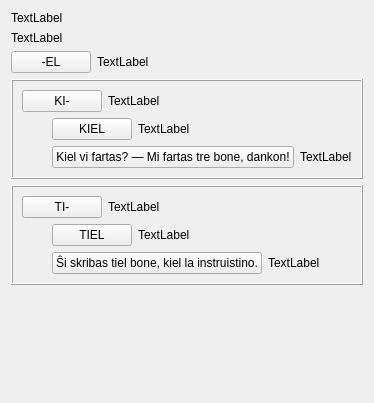
     <widget class="QWidget" name="tab">
      <attribute name="icon">
       <iconset resource="ikonoj.qrc">
        <normaloff>:/ikonoj/leciono.png</normaloff>:/ikonoj/leciono.png</iconset>
      </attribute>
      <attribute name="title">
       <string>1</string>
      </attribute>
      <layout class="QVBoxLayout" name="verticalLayout_8">
       <item>
        <widget class="titolo" name="Lec06_Label6">
         <property name="text">
          <string>TextLabel</string>
         </property>
        </widget>
       </item>
       <item>
        <widget class="QLabel" name="Lec06_Label1">
         <property name="text">
          <string>TextLabel</string>
         </property>
         <property name="wordWrap">
          <bool>true</bool>
         </property>
        </widget>
       </item>
       <item>
        <layout class="QHBoxLayout" name="horizontalLayout_23">
         <item>
          <widget class="neklakebla" name="pushButton">
           <property name="sizePolicy">
            <sizepolicy hsizetype="Maximum" vsizetype="Fixed">
             <horstretch>0</horstretch>
             <verstretch>0</verstretch>
            </sizepolicy>
           </property>
           <property name="text">
            <string>-EL</string>
           </property>
           <property name="tipo" stdset="0">
            <string>akuzativa</string>
           </property>
          </widget>
         </item>
         <item>
          <widget class="QLabel" name="Lec06_Label2">
           <property name="text">
            <string>TextLabel</string>
           </property>
           <property name="wordWrap">
            <bool>true</bool>
           </property>
          </widget>
         </item>
        </layout>
       </item>
       <item>
        <widget class="QFrame" name="frame">
         <property name="frameShape">
          <enum>QFrame::Box</enum>
         </property>
         <property name="frameShadow">
          <enum>QFrame::Raised</enum>
         </property>
         <layout class="QVBoxLayout" name="verticalLayout_11">
          <property name="spacing">
           <number>6</number>
          </property>
          <property name="margin">
           <number>9</number>
          </property>
          <item>
           <layout class="QHBoxLayout" name="horizontalLayout_22">
            <item>
             <widget class="neklakebla" name="pushButton_2">
              <property name="sizePolicy">
               <sizepolicy hsizetype="Maximum" vsizetype="Fixed">
                <horstretch>0</horstretch>
                <verstretch>0</verstretch>
               </sizepolicy>
              </property>
              <property name="text">
               <string>KI-</string>
              </property>
              <property name="tipo" stdset="0">
               <string>akuzativa</string>
              </property>
             </widget>
            </item>
            <item>
             <widget class="QLabel" name="Lec06_Label9">
              <property name="text">
               <string>TextLabel</string>
              </property>
              <property name="wordWrap">
               <bool>true</bool>
              </property>
             </widget>
            </item>
           </layout>
          </item>
          <item>
           <layout class="QHBoxLayout" name="horizontalLayout_26">
            <item>
             <spacer name="horizontalSpacer">
              <property name="orientation">
               <enum>Qt::Horizontal</enum>
              </property>
              <property name="sizeType">
               <enum>QSizePolicy::Fixed</enum>
              </property>
              <property name="sizeHint" stdset="0">
               <size>
                <width>30</width>
                <height>20</height>
               </size>
              </property>
             </spacer>
            </item>
            <item>
             <layout class="QVBoxLayout" name="verticalLayout_10">
              <item>
               <layout class="QHBoxLayout" name="horizontalLayout_24">
                <item>
                 <widget class="klakbutono" name="Lec06_Button1">
                  <property name="sizePolicy">
                   <sizepolicy hsizetype="Maximum" vsizetype="Fixed">
                    <horstretch>0</horstretch>
                    <verstretch>0</verstretch>
                   </sizepolicy>
                  </property>
                  <property name="text">
                   <string>KIEL</string>
                  </property>
                 </widget>
                </item>
                <item>
                 <widget class="QLabel" name="Lec06_Label11">
                  <property name="text">
                   <string>TextLabel</string>
                  </property>
                  <property name="wordWrap">
                   <bool>true</bool>
                  </property>
                 </widget>
                </item>
               </layout>
              </item>
              <item>
               <layout class="QHBoxLayout" name="horizontalLayout_25">
                <item>
                 <widget class="klakbutono" name="Lec06_Button2">
                  <property name="sizePolicy">
                   <sizepolicy hsizetype="Maximum" vsizetype="Fixed">
                    <horstretch>0</horstretch>
                    <verstretch>0</verstretch>
                   </sizepolicy>
                  </property>
                  <property name="text">
                   <string>Kiel vi fartas? — Mi fartas tre bone, dankon!</string>
                  </property>
                 </widget>
                </item>
                <item>
                 <widget class="QLabel" name="Lec06_Label12">
                  <property name="text">
                   <string>TextLabel</string>
                  </property>
                  <property name="wordWrap">
                   <bool>true</bool>
                  </property>
                 </widget>
                </item>
               </layout>
              </item>
             </layout>
            </item>
           </layout>
          </item>
         </layout>
        </widget>
       </item>
       <item>
        <widget class="QFrame" name="frame_2">
         <property name="frameShape">
          <enum>QFrame::Box</enum>
         </property>
         <property name="frameShadow">
          <enum>QFrame::Raised</enum>
         </property>
         <layout class="QVBoxLayout" name="verticalLayout_12">
          <property name="spacing">
           <number>6</number>
          </property>
          <property name="margin">
           <number>9</number>
          </property>
          <item>
           <layout class="QHBoxLayout" name="horizontalLayout_27">
            <item>
             <widget class="neklakebla" name="pushButton_5">
              <property name="sizePolicy">
               <sizepolicy hsizetype="Maximum" vsizetype="Fixed">
                <horstretch>0</horstretch>
                <verstretch>0</verstretch>
               </sizepolicy>
              </property>
              <property name="text">
               <string>TI-</string>
              </property>
              <property name="tipo" stdset="0">
               <string>akuzativa</string>
              </property>
             </widget>
            </item>
            <item>
             <widget class="QLabel" name="Lec06_Label13">
              <property name="text">
               <string>TextLabel</string>
              </property>
              <property name="wordWrap">
               <bool>true</bool>
              </property>
             </widget>
            </item>
           </layout>
          </item>
          <item>
           <layout class="QHBoxLayout" name="horizontalLayout_28">
            <item>
             <spacer name="horizontalSpacer_2">
              <property name="orientation">
               <enum>Qt::Horizontal</enum>
              </property>
              <property name="sizeType">
               <enum>QSizePolicy::Fixed</enum>
              </property>
              <property name="sizeHint" stdset="0">
               <size>
                <width>30</width>
                <height>20</height>
               </size>
              </property>
             </spacer>
            </item>
            <item>
             <layout class="QVBoxLayout" name="verticalLayout_13">
              <item>
               <layout class="QHBoxLayout" name="horizontalLayout_29">
                <item>
                 <widget class="klakbutono" name="Lec06_Button3">
                  <property name="sizePolicy">
                   <sizepolicy hsizetype="Maximum" vsizetype="Fixed">
                    <horstretch>0</horstretch>
                    <verstretch>0</verstretch>
                   </sizepolicy>
                  </property>
                  <property name="text">
                   <string>TIEL</string>
                  </property>
                 </widget>
                </item>
                <item>
                 <widget class="QLabel" name="Lec06_Label14">
                  <property name="text">
                   <string>TextLabel</string>
                  </property>
                  <property name="wordWrap">
                   <bool>true</bool>
                  </property>
                 </widget>
                </item>
               </layout>
              </item>
              <item>
               <layout class="QHBoxLayout" name="horizontalLayout_30">
                <item>
                 <widget class="klakbutono" name="Lec06_Button4">
                  <property name="sizePolicy">
                   <sizepolicy hsizetype="Maximum" vsizetype="Fixed">
                    <horstretch>0</horstretch>
                    <verstretch>0</verstretch>
                   </sizepolicy>
                  </property>
                  <property name="text">
                   <string>Ŝi skribas tiel bone, kiel la instruistino.</string>
                  </property>
                 </widget>
                </item>
                <item>
                 <widget class="QLabel" name="Lec06_Label15">
                  <property name="text">
                   <string>TextLabel</string>
                  </property>
                  <property name="wordWrap">
                   <bool>true</bool>
                  </property>
                 </widget>
                </item>
               </layout>
              </item>
             </layout>
            </item>
           </layout>
          </item>
         </layout>
        </widget>
       </item>
       <item>
        <spacer name="verticalSpacer_3">
         <property name="orientation">
          <enum>Qt::Vertical</enum>
         </property>
         <property name="sizeHint" stdset="0">
          <size>
           <width>20</width>
           <height>107</height>
          </size>
         </property>
        </spacer>
       </item>
      </layout>
     </widget>
